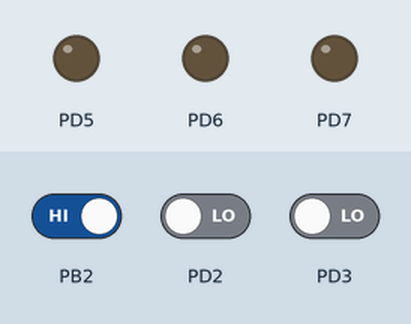
Bench run of a program on a simulated ATmega32, built with avr-gcc and emulated at 8 MHz. On the bench: output pins drawn as LEDs (lit = HIGH). The test bench sets the inputs (shaded band); at power-on: PB2 HIGH, PD2 LOW, PD3 LOW.

Above: at 1.2 s.
1.3 s: PB2 driven LOW
At 2.3 s:
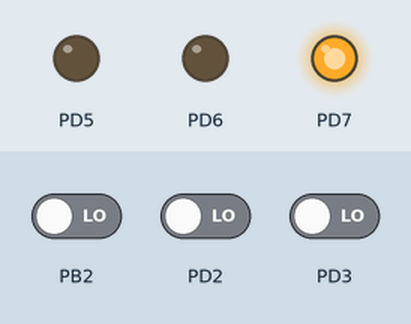
4.3 s: PD2 driven HIGH
At 4.6 s:
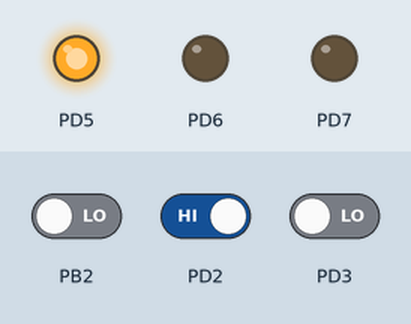
7.3 s: PD3 driven HIGH
At 8.1 s:
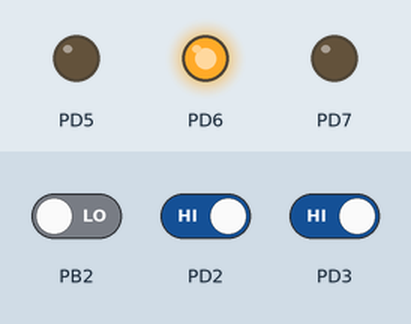
10.3 s: PD2 driven LOW
At 11.5 s:
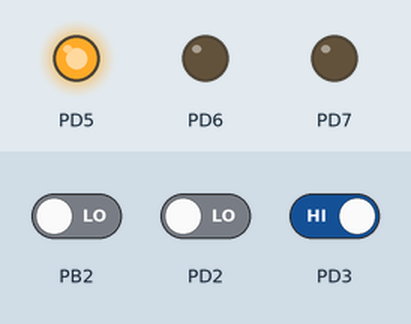
Timing chart, 0 to 13.5 s (numbered marks = the images above; inputs shaded):
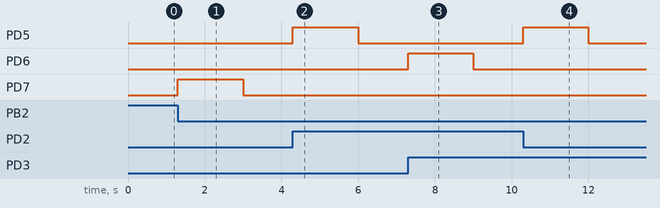

Measured:
- after the input at 1.3 s, PD7: LOW → HIGH at once, → LOW 1.7 s later
- after the input at 4.3 s, PD5: LOW → HIGH at once, → LOW 1.7 s later
- after the input at 7.3 s, PD6: LOW → HIGH at once, → LOW 1.7 s later
- after the input at 10.3 s, PD5: LOW → HIGH at once, → LOW 1.7 s later

The program:

InterruptTest.c
```c
/*
 * InterruptTest.c
 *
 *
 *  Author: Keroles shenouda
 */
#define F_CPU 8000000ul
#include <util/delay.h>
#include <avr/io.h>
#include <avr/interrupt.h>

ISR(INT0_vect)
{
	//DDRD = 0xff;
	PORTD |= 1<<5;
	_delay_ms(1000);
}

ISR(INT1_vect)
{
	//DDRD = 0xff;
	PORTD |= 1<<6;
	_delay_ms(1000);
}

ISR(INT2_vect)
{
	//DDRD = 0xff;
	PORTD |= 1<<7 ;
	_delay_ms(1000);
}
int main(void)
{


	/* Int0 any change*
	   Int 1 /rising edge
	   int2 falling edge*/
	MCUCR |= (1<<0 |  1<<2 | 1<< 3);
	MCUCR &= ~(1<<1);
	MCUCSR &= ~(1<<6);
	GICR |= (1<<5 |  1<<6 | 1<< 7);
	sei(); // enable SREG [global interrupt enable]
	DDRD |= (1<<5) | (1<<6) | (1<<7) ;
    while(1)
    {


		PORTD &= ~((1<<5) | (1<<6) | (1<<7)) ;
		_delay_ms(1000);
    }
}
```
